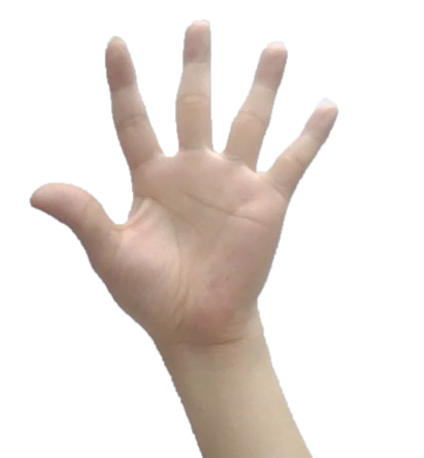
//> input picture OpenCV_Hand/img/Paper.bmp, 424 x 458 px
$ ./main   (built with g++ and OpenCV 4)
//> lines starting //> are read from the running program, lines starting //| are printed output that depends on the picture; after the words box and inside, x2 and y2 are one past the last pixel; in counts of white or black regions, pixels touching at a corner belong together
#include "opencv2/opencv.hpp"
#include "opencv2/core/utils/logger.hpp"
#include <iostream>

using namespace cv;
using namespace std;

int main(void)
{
    utils::logging::setLogLevel(utils::logging::LogLevel::LOG_LEVEL_ERROR);

    Mat srcimage = imread("img/Paper.bmp");
//> srcimage is the input picture: 458 rows x 424 cols, CV_8UC3; mean B, G, R 221, 225.8, 233.3
    Mat dstimage = srcimage.clone();
    GaussianBlur(srcimage, srcimage, Size(3, 3), 0.0);
//> srcimage: 458 rows x 424 cols, CV_8UC3; 18.7% of pixels changed, all inside (x1, y1, x2, y2) = (28, 18, 340, 458)

    Mat hsvimage;
    cvtColor(srcimage, hsvimage, COLOR_BGR2HSV);
//> hsvimage: 458 rows x 424 cols, CV_8UC3; mean H, S, V 3.7, 17.5, 233.4

    Mat bimage;
    Scalar lowerb(0, 40, 0);
    Scalar upperb(20, 180, 255);
    inRange(hsvimage, lowerb, upperb, bimage);
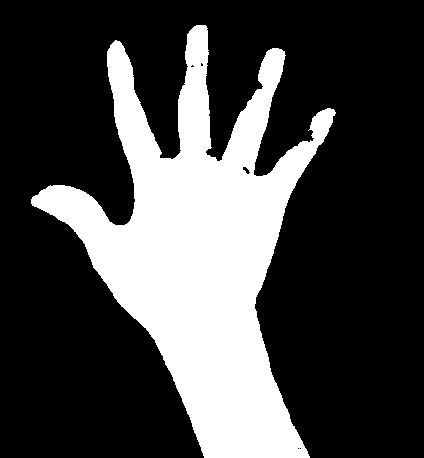
//> bimage: 458 rows x 424 cols, CV_8UC1; 27.5% white; 1 white region, box (x1, y1, x2, y2) and area: (31, 25, 336, 458) 53411

    erode(bimage, bimage, Mat());
    dilate(bimage, bimage, Mat(), Point(-1, -1), 2);
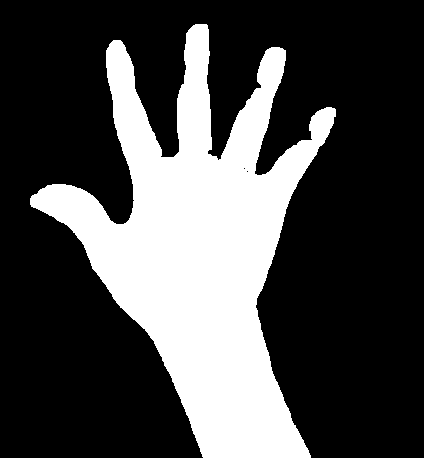
//> bimage: 458 rows x 424 cols, CV_8UC1; 28.7% white; 1 white region

    vector<vector<Point>> contours;
    findContours(bimage, contours, noArray(), RETR_EXTERNAL, CHAIN_APPROX_SIMPLE);
//> contours = 1 contour; box (x1, y1, x2, y2) and area: (30, 24, 336, 458) 54841
    cout << "contours.size() = " << contours.size() << endl;
//| contours.size() = 1

    if (contours.size() < 1)
        return 0;

    int maxK = 0;
    double maxArea = contourArea(contours[0]);
//> maxArea = 54841

    for (int k = 1; k < contours.size(); k++)
    {
        double area = contourArea(contours[k]);
        if (area > maxArea)
        {
            maxK = k;
            maxArea = area;
        }
    }
//> this loop made 0 passes
//> after the loop, maxK = 0; maxArea = 54841

    vector<Point> handContour = contours[maxK];
//> handContour = contour of 876 points, box (x1, y1, x2, y2) (30, 24, 336, 458), area 54841
    vector<int> hull;
    convexHull(handContour, hull);
//> hull = [875, 760, 758, 756, 636, 635, 411, 410, 409, 240, 238, 237, 235, 110, 109, 0]
    cout << "hull.size() = " << hull.size() << endl;
//| hull.size() = 16

    vector<Point> ptsHull;
    for (int k = 0; k < hull.size(); k++)
    {
        int i = hull[k];
        ptsHull.push_back(handContour[i]);
    }
//> this loop made 16 passes
//> i on passes 1 to 12: 875, 760, 758, 756, 636, 635, 411, 410, 409, 240, 238, 237

    drawContours(dstimage, vector<vector<Point>>(1, ptsHull), 0, Scalar(255, 0, 0), 2);
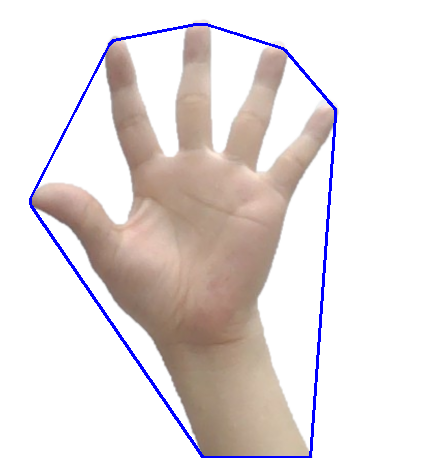
//> dstimage: 458 rows x 424 cols, CV_8UC3; 1.8% of pixels changed, all inside (x1, y1, x2, y2) = (29, 23, 337, 458)

    imshow("dstimage-Hull", dstimage);

    vector<Vec4i> defects;
    convexityDefects(handContour, hull, defects);
//> defects = 10 items, first 8: [0, 109, 35, 32339], [110, 235, 180, 25009], [235, 237, 236, 114], [238, 240, 239, 114], [240, 409, 326, 6478], [411, 635, 511, 16887], [636, 756, 695, 26412], [756, 758, 757, 142]

    for (int k = 0; k < defects.size(); k++)
    {
        Vec4i v = defects[k];
        Point ptStart = handContour[v[0]];
        Point ptEnd = handContour[v[1]];
        Point ptFar = handContour[v[2]];

        circle(dstimage, ptStart, 3, Scalar(0, 0, 255), 2);
        circle(dstimage, ptEnd, 3, Scalar(0, 0, 255), 2);
        circle(dstimage, ptFar, 3, Scalar(0, 0, 255), 2);
    }
//> this loop made 10 passes
//> (v, ptStart, ptEnd, ptFar) on passes 1 to 9: ([0, 109, 35, 32339], Point(195, 24), Point(113, 40), Point(173, 157)), ([110, 235, 180, 25009], Point(109, 44), Point(31, 196), Point(129, 219)), ([235, 237, 236, 114], Point(31, 196), Point(30, 198), Point(31, 197)), ([238, 240, 239, 114], Point(30, 204), Point(31, 206), Point(31, 205)), ([240, 409, 326, 6478], Point(31, 206), Point(202, 456), Point(154, 341)), ([411, 635, 511, 16887], Point(310, 457), Point(335, 116), Point(255, 305)), ([636, 756, 695, 26412], Point(335, 109), Point(285, 50), Point(254, 173)), ([756, 758, 757, 142], Point(285, 50), Point(282, 48), Point(284, 50)), ([758, 760, 759, 162], Point(282, 48), Point(279, 47), Point(280, 48))
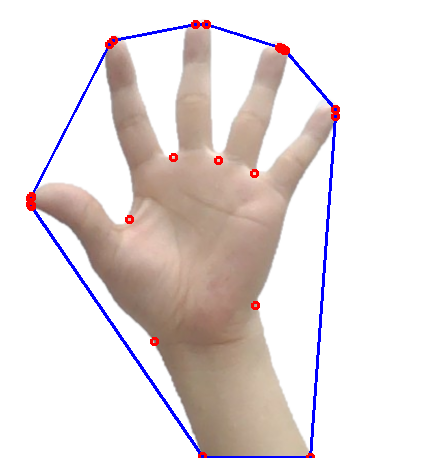
//> dstimage: 458 rows x 424 cols, CV_8UC3; 0.54% of pixels changed, all inside (x1, y1, x2, y2) = (26, 20, 340, 458)

    cout << "defects.size() = " << defects.size() << endl;
//| defects.size() = 10
    imshow("dstimage", dstimage);
    waitKey(0);
    return 0;
}
